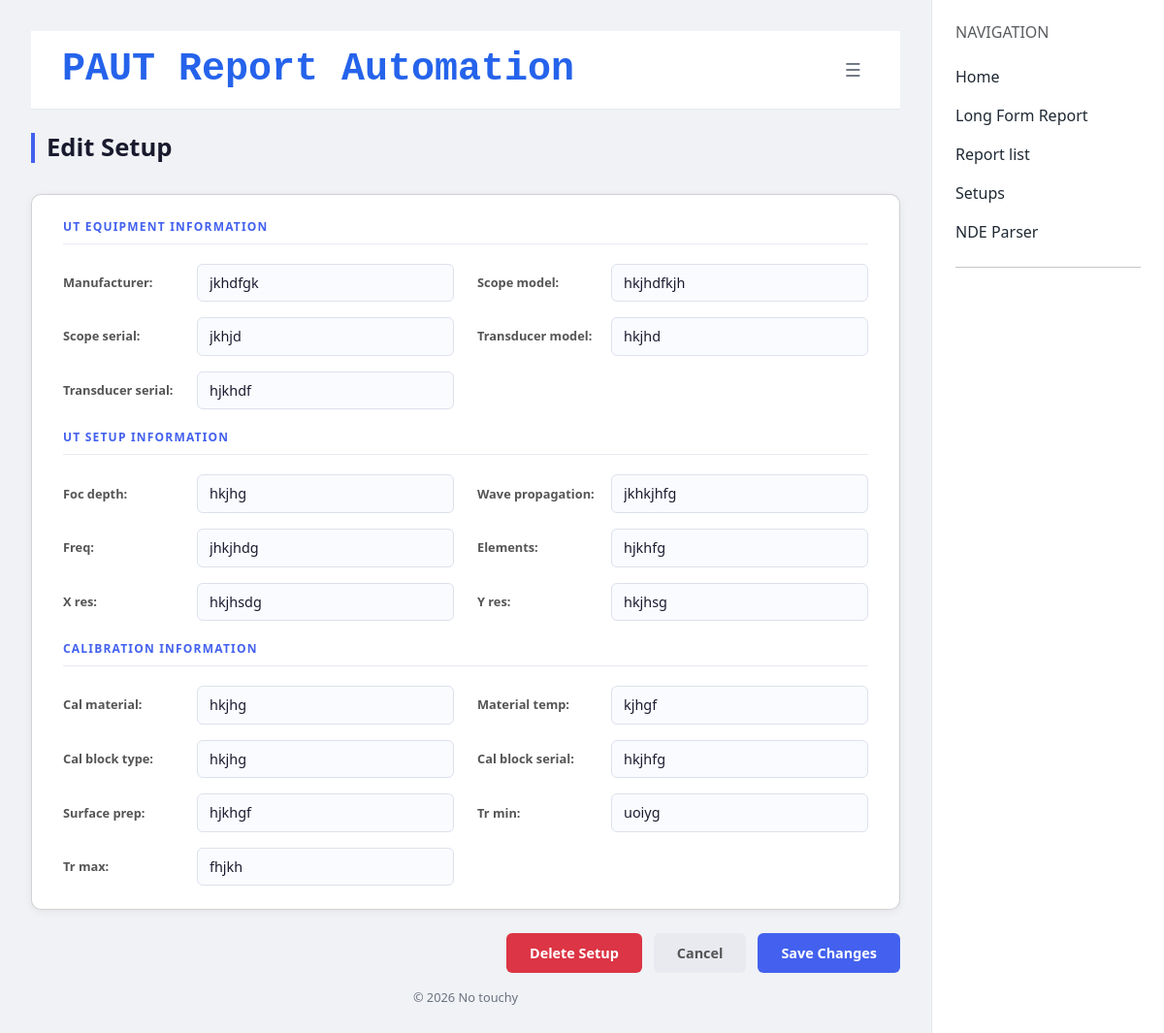
The app's page /setup/13/edit/ with its own data.
### reports/models.py (models this page shows, shortened)
class Setup(models.Model):
    report = models.ForeignKey(Report, on_delete=models.CASCADE, related_name='setups', null=True, blank=True)
    manufacturer = models.CharField(max_length=200, blank=True, default="Evident")
    scope_model = models.CharField(max_length=200, blank=True)
    scope_serial = models.CharField(max_length=200, blank=True)
    transducer_model = models.CharField(max_length=200, blank=True)
    transducer_serial = models.CharField(max_length=200, blank=True)
    foc_depth = models.CharField(max_length=100, blank=True)
    wave_propagation = models.CharField(max_length=100, blank=True)
    freq = models.CharField(max_length=100, blank=True)
    elements = models.CharField(max_length=100, blank=True)
    x_res = models.CharField(max_length=100, blank=True, default=0.039)
    y_res = models.CharField(max_length=100, blank=True, default=0.039)
    cal_material = models.CharField(max_length=200, blank=True)
    material_temp = models.CharField(max_length=50, blank=True)
    cal_block_type = models.CharField(max_length=200, blank=True)
    cal_block_serial = models.CharField(max_length=200, blank=True)
    surface_prep = models.CharField(max_length=200, blank=True)
    tr_min = models.CharField(max_length=50, blank=True)
    tr_max = models.CharField(max_length=50, blank=True)

### reports/views.py (the view)
# urls.py: path('setup/<int:pk>/edit/', views.edit_setup, name='edit-setup'),
def edit_setup(request, pk):
    setup = get_object_or_404(Setup, pk=pk)
    if request.method == 'POST':
        if 'delete' in request.POST:
            setup.delete()
            return redirect('setup-list')
        form = SetupForm(request.POST, instance=setup)
        if form.is_valid():
            form.save()
            return redirect('setup-list')
    else:
        form = SetupForm(instance=setup)
    return render(request, 'reports/edit_setup.html', {'form': form, 'setup': setup})

### reports/forms.py
class SetupForm(ModelForm):
    class Meta:
        model = Setup
        exclude = ['report']
        widgets = {
            'wave_propagation': TextInput(attrs={'list':'wave_propagation_options'})
        }

### reports/templates/reports/edit_setup.html (shortened to what this page needs)
{% extends 'reports/base.html' %}
{% load static %}
{% block styles %}
<link rel="stylesheet" href="{% static 'reports/css/create_report_styles.css' %}">
{% endblock %}
{% block content %}
<h1 class="page-title">Edit Setup</h1>
<form method="post">
    <div class="card setup-card">
        <div class="section-title">UT Equipment Information</div>
        <div class="grid-2">
            <div class="field">
                {{ form.manufacturer.label_tag }}
                {{ form.manufacturer }}
            </div>
            <div class="field">
                {{ form.scope_model.label_tag }}
                {{ form.scope_model }}
            </div>
            <div class="field">
                {{ form.scope_serial.label_tag }}
                {{ form.scope_serial }}
            </div>
            <div class="field">
                {{ form.transducer_model.label_tag }}
                {{ form.transducer_model }}
            </div>
            <div class="field">
                {{ form.transducer_serial.label_tag }}
                {{ form.transducer_serial }}
            </div>
        </div>
        <div class="section-title">UT Setup Information</div>
        <div class="grid-2">
            <div class="field">
                {{ form.foc_depth.label_tag }}
                {{ form.foc_depth }}
            </div>
            <div class="field">
                {{ form.wave_propagation.label_tag }}
                {{ form.wave_propagation }}
            </div>
            <div class="field">
                {{ form.freq.label_tag }}
                {{ form.freq }}
            </div>
            <div class="field">
                {{ form.elements.label_tag }}
                {{ form.elements }}
            </div>
            <div class="field">
                {{ form.x_res.label_tag }}
                {{ form.x_res }}
            </div>
            <div class="field">
                {{ form.y_res.label_tag }}
                {{ form.y_res }}
            </div>
        </div>
        <div class="section-title">Calibration Information</div>
        <div class="grid-2">
            <div class="field">
                {{ form.cal_material.label_tag }}
                {{ form.cal_material }}
            </div>
            <div class="field">
                {{ form.material_temp.label_tag }}
                {{ form.material_temp }}
            </div>
            <div class="field">
                {{ form.cal_block_type.label_tag }}
                {{ form.cal_block_type }}
            </div>
            <div class="field">
                {{ form.cal_block_serial.label_tag }}
                {{ form.cal_block_serial }}
            </div>
            <div class="field">
                {{ form.surface_prep.label_tag }}
                {{ form.surface_prep }}
            </div>
            <div class="field">
                {{ form.tr_min.label_tag }}
                {{ form.tr_min }}
            </div>
            <div class="field">
                {{ form.tr_max.label_tag }}
                {{ form.tr_max }}
            </div>
        </div>
    </div>
    <div class="actions">
        <button type="submit" name="delete" class="btn btn-danger">Delete Setup</button>
        <a href="{% url 'setup-list' %}"><button type="button" class="btn btn-secondary">Cancel</button></a>
        <button type="submit" class="btn btn-primary">Save Changes</button>
    </div>
</form>
{% endblock %}

### reports/static/reports/css/base_styles.css (style rules this page uses)
body { font-family: 'Vulf', monospace; background: #f3f4f6; }
.card { border-radius: 12px; box-shadow: 0 10px 25px rgba(0,0,0,.05); }

### reports/static/reports/css/create_report_styles.css (style rules this page uses)
*, *::before, *::after { box-sizing: border-box; margin: 0; padding: 0; }
body { font-family: 'Segoe UI', sans-serif; background: #f0f2f5; color: #1a1a2e; }
.page-title { font-size: 1.6rem; font-weight: 700; margin-bottom: 2rem; color: #1a1a2e; border-left: 4px solid #4361ee; padding-left: 0.75rem; }
.card { background: #fff; border-radius: 10px; padding: 1.5rem 2rem; margin-bottom: 1.5rem; box-shadow: 0 2px 8px rgba(0,0,0,0.06); }
.section-title { font-size: 0.75rem; font-weight: 700; text-transform: uppercase; letter-spacing: 0.1em; color: #4361ee; margin-bottom: 1.25rem; padding-bottom: 0.5rem; border-bottom: 1px solid #e8eaf0; }
.grid-2 { display: grid; grid-template-columns: 1fr 1fr; gap: 1rem 1.5rem; }
.field { display: flex; flex-direction: column; gap: 0.3rem; }
.setup-card .field { flex-direction: row; flex-wrap: wrap; align-items: center; gap: 0.5rem; }
.setup-card .field label { min-width: 130px; flex-shrink: 0; }
.setup-card .field input, .setup-card .field select { flex: 1; min-width: 0; }
.setup-card .section-title:not(:first-child) { margin-top: 1.25rem; }
label { font-size: 0.8rem; font-weight: 600; color: #555; }
input[type="text"], input[type="date"], textarea, select { width: 100%; padding: 0.5rem 0.75rem; border: 1px solid #dde1ec; border-radius: 6px; font-size: 0.9rem; color: #1a1a2e; background: #fafbff; transition: border-color 0.2s; font-family: inherit; }
.actions { display: flex; justify-content: flex-end; gap: 0.75rem; margin-top: 1rem; }
.btn { padding: 0.6rem 1.5rem; border-radius: 6px; font-size: 0.9rem; font-weight: 600; cursor: pointer; border: none; }
.btn-primary { background: #4361ee; color: #fff; }
.btn-secondary { background: #e8eaf0; color: #555; }

### records on screen
Setup: manufacturer "jkhdfgk", scope_model "hkjhdfkjh", scope_serial "jkhjd", transducer_model "hkjhd", transducer_serial "hjkhdf", foc_depth "hkjhg", wave_propagation "jkhkjhfg", freq "jhkjhdg", elements "hjkhfg", x_res "hkjhsdg", y_res "hkjhsg", cal_material "hkjhg", material_temp "kjhgf", cal_block_type "hkjhg", cal_block_serial "hkjhfg", surface_prep "hjkhgf", tr_min "uoiyg", tr_max "fhjkh"
